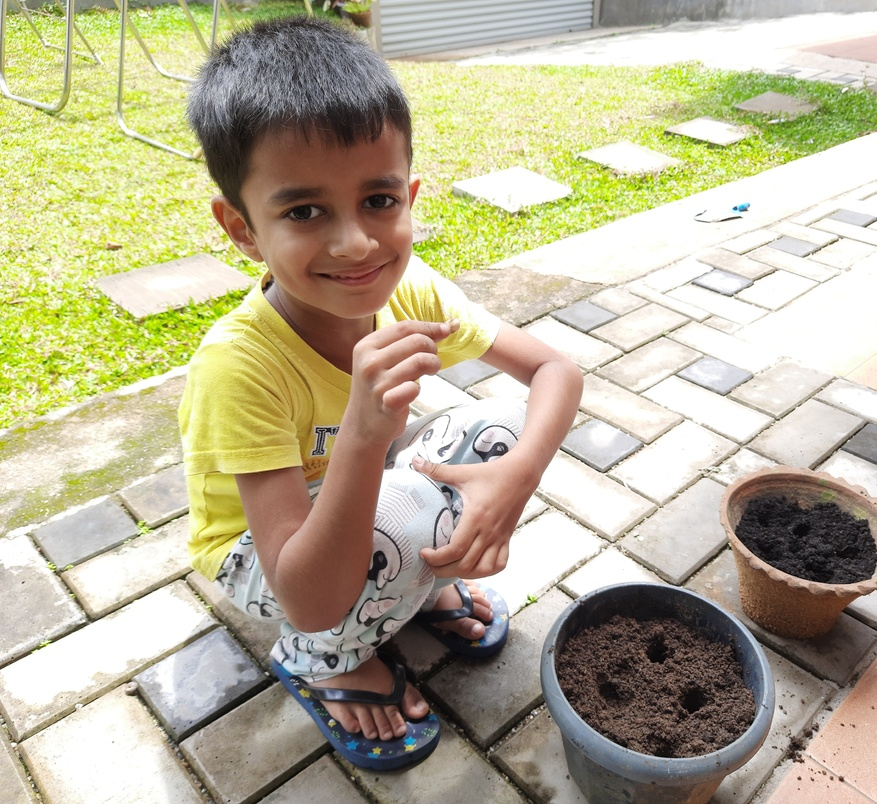
#> input picture assets/img.jpg, 877 x 804 px, shrunk from 3352 x 3072 before the run, given in place of the camera
$ python tutorial5.py
#> lines starting #> are read from the running program, lines starting #| are printed output that depends on the picture; after the words box and inside, x2 and y2 are one past the last pixel; in counts of white or black regions, pixels touching at a corner belong together
import numpy as np
import cv2

def rgb_to_hsv(r: int, g: int, b: int):
    return cv2.cvtColor(np.array([b, g, r]), cv2.COLOR_BGR2HSV)[0]

cap = cv2.VideoCapture(0)

while (True):
    ret, frame = cap.read()
#> frame is the input picture: shape (804, 877, 3); mean B, G, R 149.6, 177.6, 184.2
    width = int(cap.get(3))
    height = int(cap.get(4))

    hsv = cv2.cvtColor(frame, cv2.COLOR_BGR2HSV)
#> hsv: shape (804, 877, 3); mean H, S, V 33, 58.6, 187.7

    lower_blue = np.array([0, 0, 0])
    upper_blue = np.array([70, 255, 180])

    # creates a mask that only keep the pixels in range, others are blacked out
    mask = cv2.inRange(hsv, lower_blue, upper_blue)
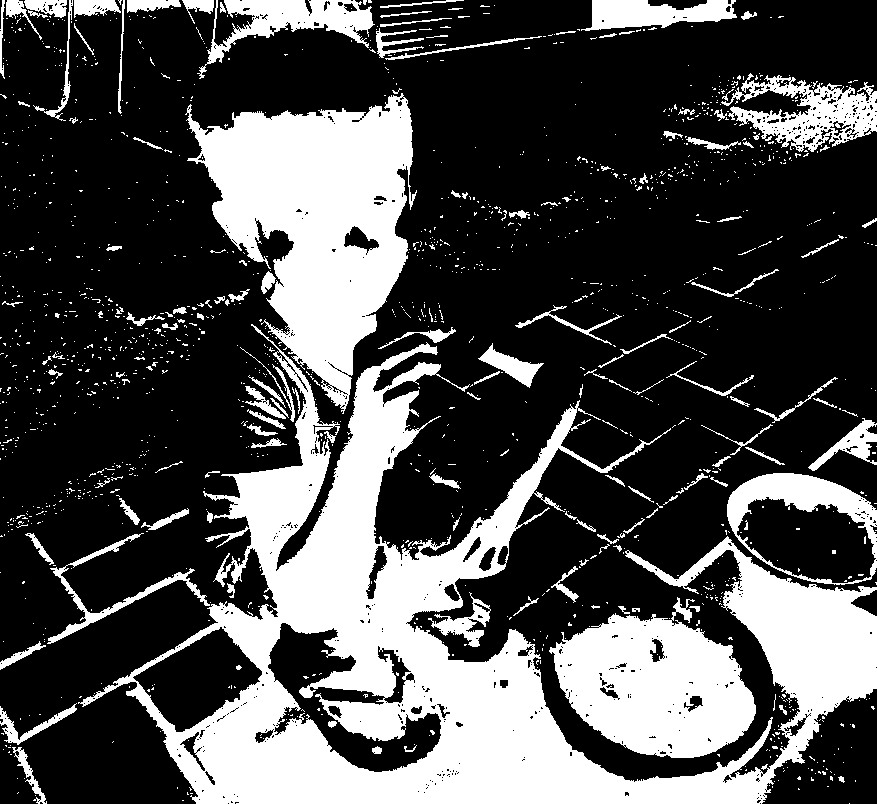
#> mask: shape (804, 877); 30.1% white; 1534 white regions (1384 under 20 px), largest, box (x1, y1, x2, y2) and area: (78, 324, 877, 804) 110926, (185, 93, 417, 414) 38316, (549, 597, 756, 758) 20780

    # bitwising using the mask b/w src1 & src2
    res = cv2.bitwise_and(frame, frame, mask=mask)
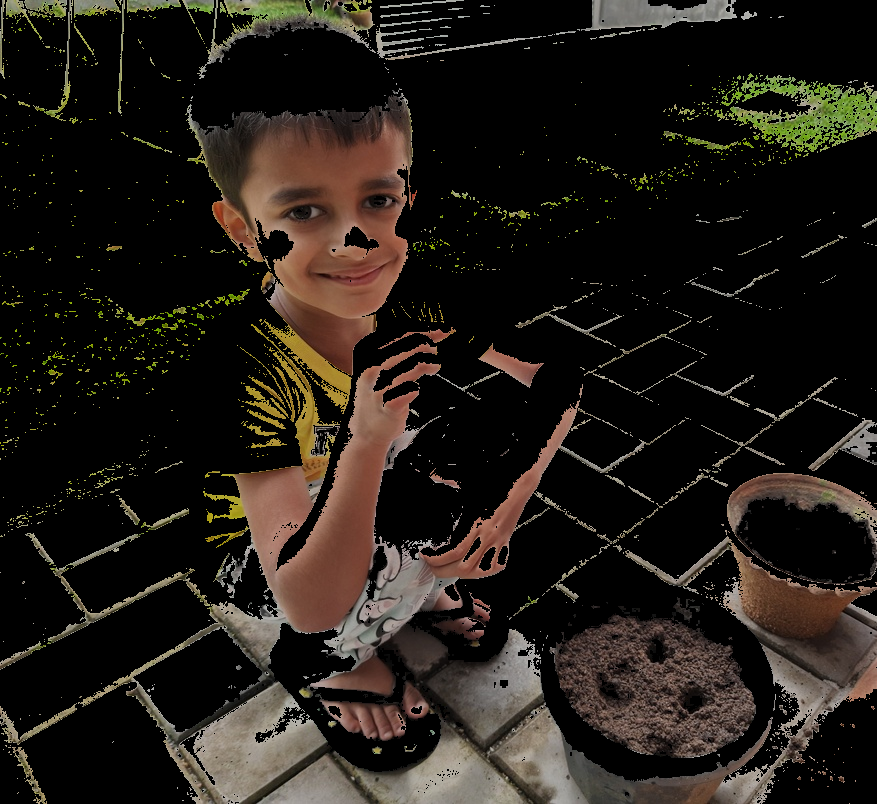
#> res: shape (804, 877, 3); mean B, G, R 23.8, 29.5, 35.2

    #
    res = cv2.cvtColor(res, cv2.COLOR_HSV2BGR)
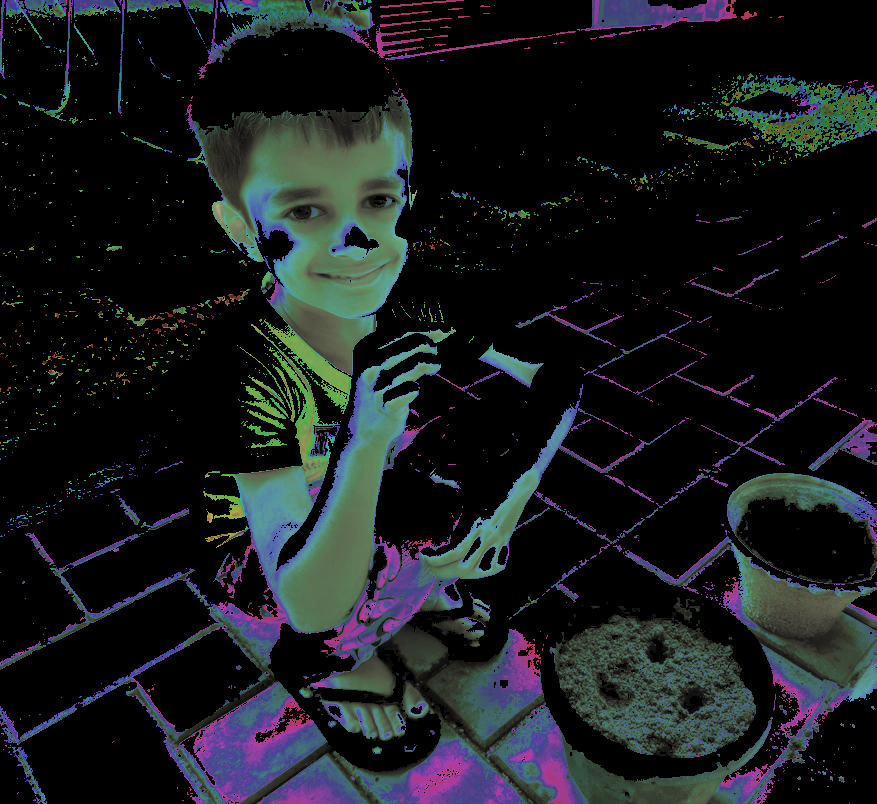
#> res: shape (804, 877, 3); mean B, G, R 30.1, 27.7, 24.2
    cv2.imshow('frame', res)

    if cv2.waitKey(1) == ord('q'):
#> (key q is pressed here)
        break

cap.release()
cv2.destroyAllWindows()

$ run again, on assets/dog.jpg
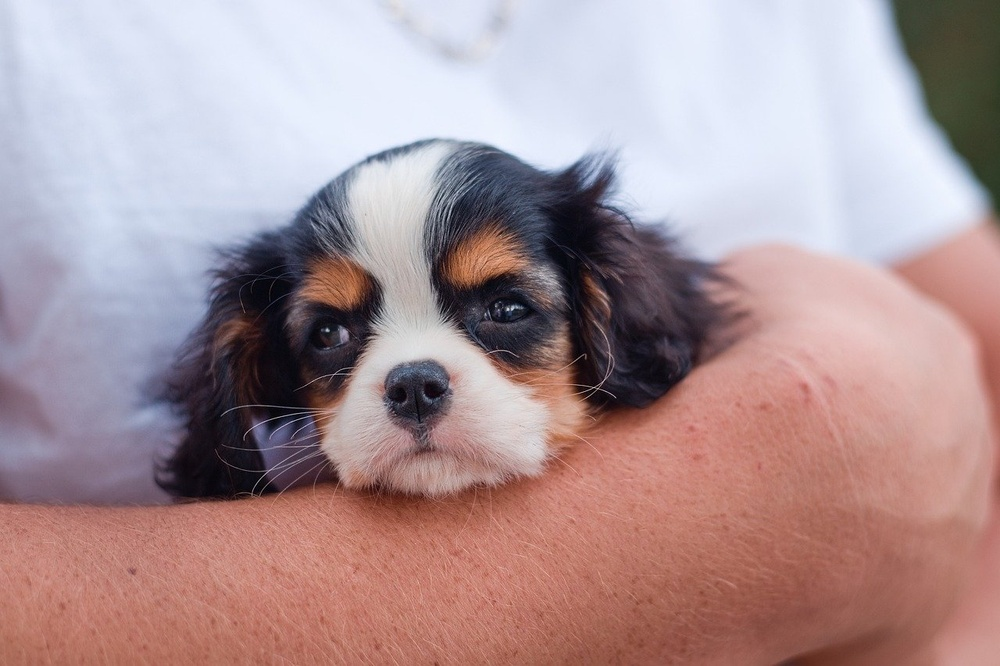
#> input picture assets/dog.jpg, 1000 x 666 px, shrunk from 1280 x 853 before the run, given in place of the camera
#> frame is the input picture: shape (666, 1000, 3); mean B, G, R 151.7, 148.2, 172.1
#> hsv: shape (666, 1000, 3); mean H, S, V 68.6, 65.8, 182.5
#> `mask = cv2.inRange(hsv, lower_blue, upper_blue)`:
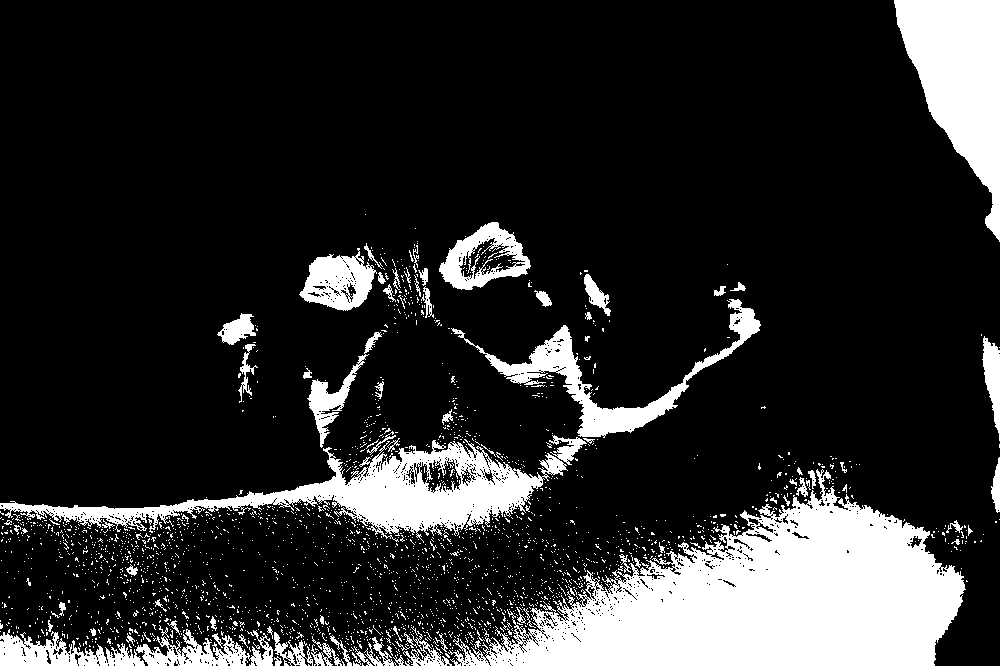
#> mask: shape (666, 1000); 17.1% white; 2349 white regions (2261 under 20 px), largest, box (x1, y1, x2, y2) and area: (448, 469, 966, 666) 51285, (0, 435, 587, 543) 16565, (894, 0, 1000, 242) 13748
#> `res = cv2.cvtColor(res, cv2.COLOR_HSV2BGR)`:
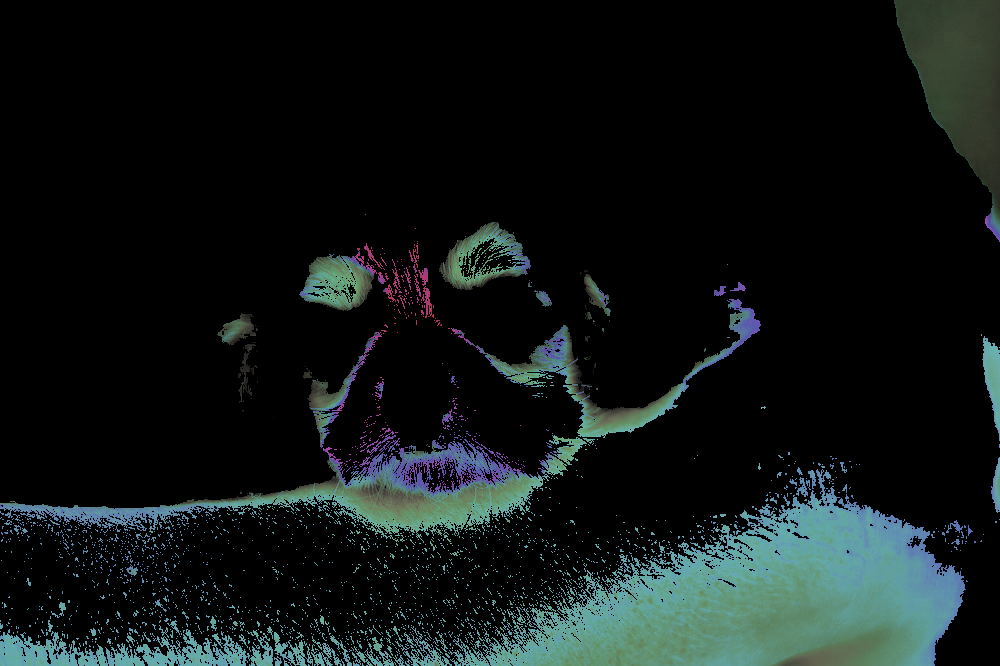
#> res: shape (666, 1000, 3); mean B, G, R 22.2, 22.7, 15.7

$ run again, on assets/soccer_practice.jpg
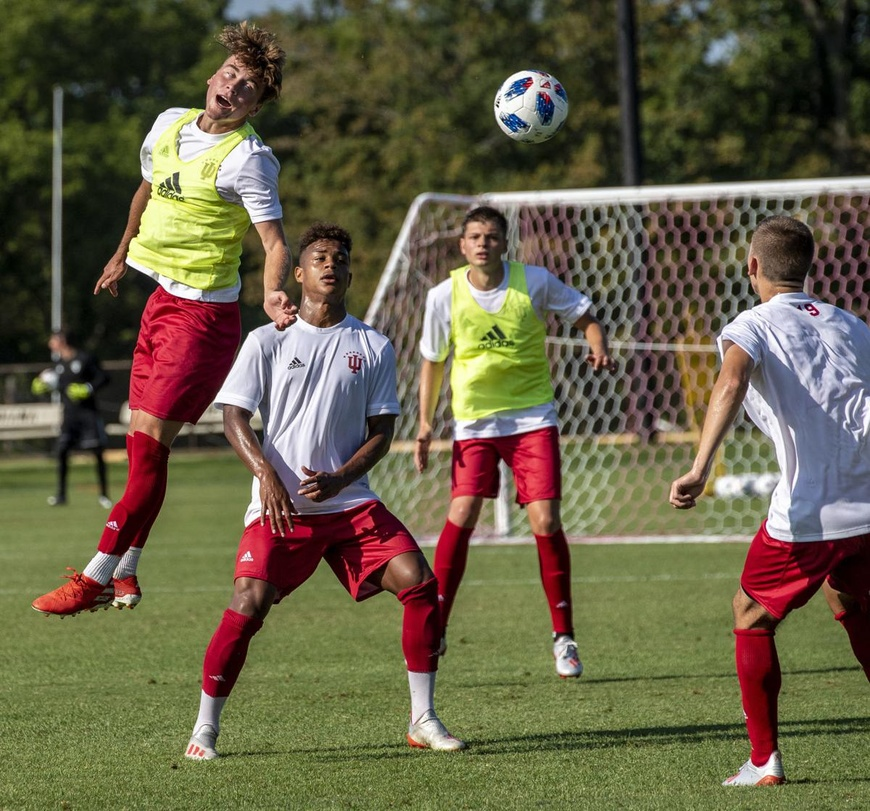
#> input picture assets/soccer_practice.jpg, 870 x 811 px, shrunk from 1200 x 1119 before the run, given in place of the camera
#> frame is the input picture: shape (811, 870, 3); mean B, G, R 70.9, 96, 102.6
#> hsv: shape (811, 870, 3); mean H, S, V 53.8, 108.8, 109.8
#> `mask = cv2.inRange(hsv, lower_blue, upper_blue)`:
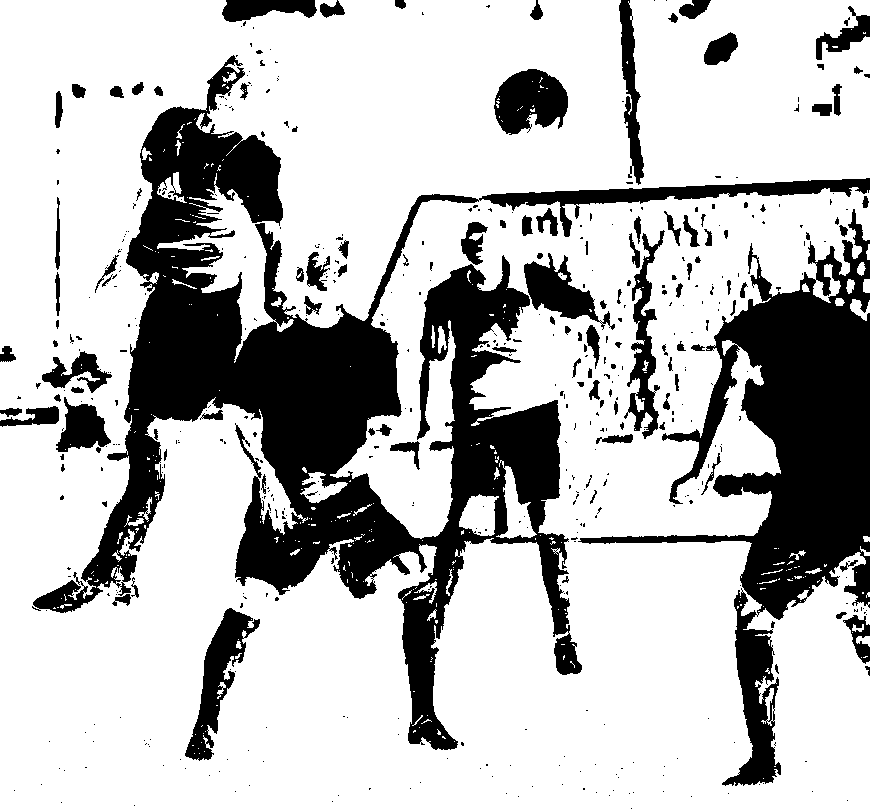
#> mask: shape (811, 870); 73.8% white; 510 black regions (386 under 20 px), largest, box (x1, y1, x2, y2) and area: (32, 55, 870, 750) 105937, (578, 209, 870, 786) 46043, (185, 608, 260, 761) 3762
#> `res = cv2.cvtColor(res, cv2.COLOR_HSV2BGR)`:
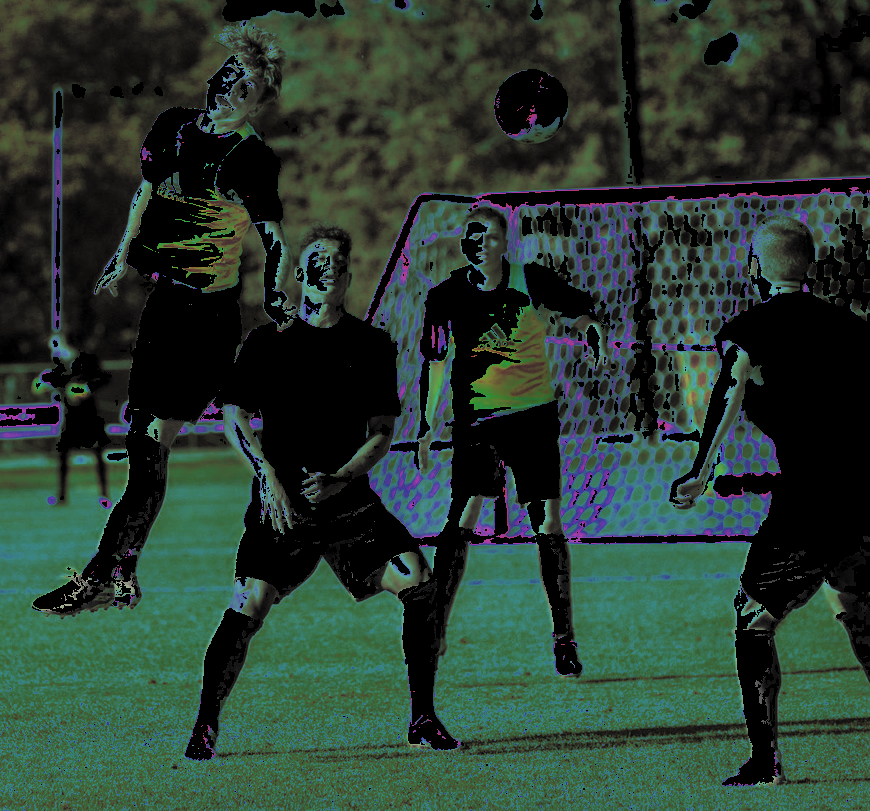
#> res: shape (811, 870, 3); mean B, G, R 50, 60.1, 41.4
